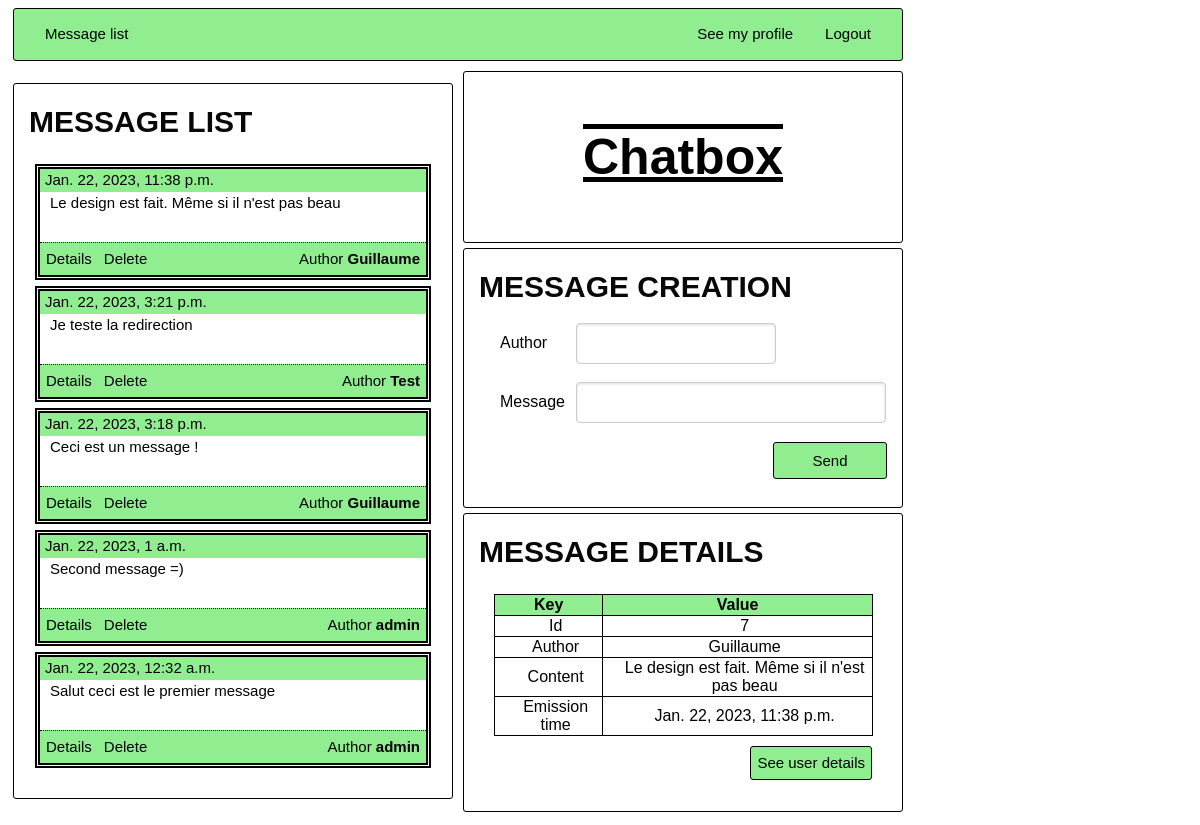
The page /message-app/message/7/details on the database its author committed.
### message_app/models.py (models this page shows, shortened)
class Message(models.Model):
    content = models.CharField(max_length=200)
    emission_time = models.DateTimeField('emission time', null = True)
    author = models.CharField(max_length=200)

### message_app/views.py (the view)
# urls.py: path('message/<int:message_id>/details', views.get_message_details, name='message_details'),
def get_message_details(request, message_id):
    message = MessageRepository.get_message(message_id)
    return index(request, message)

### message_app/forms.py (shortened to what this page needs)
class MessageCreationForm(forms.Form):
    author = forms.CharField(required=True, max_length=200, widget=forms.TextInput(attrs={'class':'short'}))
    content = forms.CharField(required=True, max_length=200)

### message_app/repository.py (called while the page is built)
    def get_messages():
        return Message.objects.order_by('-emission_time')

    def get_message(message_id):
        return get_object_or_404(Message, pk = message_id)

### message_app/views.py (called while the page is built)
def index(request, message = MessageRepository.get_last_message()):
    messages = MessageRepository.get_messages()
    form = MessageCreationForm()
    return render(request, 'index.html', {'messages': messages, 'form': form, 'user_id': "admin", "message": message})

### message_app/templates/index.html
{% load static %}
<link rel="stylesheet" href="{% static 'style.css' %}">
<link rel="stylesheet" href="{% static 'message.css' %}">
 <div id='header' class="module_main">{% include "header.html" %}</div>
 <div class="box">
    <div class="box_left">
        <div class="module_main">
            {% include "messages.html" %}
        </div>
    </div>
    <div class="box_right">
        <div class="app_brand module_main">
            <h1>Chatbox</h1>
        </div>
        {% if form %}
        <div class="module_main">
            {% include "message_form.html" %}
        </div>
        {% endif %}
        {% if message %}
        <div class="module_main">
            {% include "message_details.html" %}
        </div>
        {% endif %}
    </div>
</div>

### message_app/templates/messages.html
{% load static %}
<link rel="stylesheet" href="{% static 'style.css' %}">
<link rel="stylesheet" href="{% static 'message.css' %}">
<h2 class="sub_title">Message list</h2>
<ul class="messageUl">
    {% for message in messages %}
        <li class="message">
            <div class="time">{{ message.emission_time }} </div>
            <div class="messageContent">{{ message.content }}</div>
            <ul div class="lowerButton">
                <li><a href="{% url 'message_app:message_details' message.id %}">Details</a></li>
                <li><a href="{% url 'message_app:delete' message.id %}">Delete</a></li>
                <li style="float:right"><a href="{% url 'login_app:user_details' message.author %}">Author <b>{{ message.author }} </b></a></li>
            </ul>
        </li>
    {% endfor %}
</ul>

### message_app/templates/message_details.html
{% load static %}
<link rel="stylesheet" href="{% static 'style.css' %}">
<link rel="stylesheet" href="{% static 'detail.css' %}">
<div id="detail_module">
    <h2 class="sub_title">Message details</h2>
    <div class="details">
        <table class="details_table">
            <th class="details_th">Key</th>
            <th class="details_th">Value</th>
            <tr class="details_tr">
                <td class="details_td">Id</td>
                <td class="details_td">{{ message.id }}</td>
            </tr>
            <tr class="details_tr">
                <td class="details_td">Author</td>
                <td class="details_td"> {{ message.author }}</td>
            </tr>
            <tr class="details_tr">
                <td class="details_td">Content</td>
                <td class="details_td">{{ message.content }}</td>
            </tr>
            <tr class="details_tr">
                <td class="details_td">Emission time</td>
                <td class="details_td">{{ message.emission_time }}</td>
            </tr>
        </table>
        <div class="bottom_row">
            <a class="right_button back_button" href="{% url 'login_app:user_details' message.author %}">See user details</a>
        </div>
    </div>
</div>

### message_app/static/style.css (style rules this page uses)
h2 { position: relative; padding: 0; margin: 0; font-family: "Raleway", sans-serif; font-weight: 600; font-size: 35px; color: #080808; }
h2.sub_title { font-style: normal; text-align: left; text-transform: uppercase; padding-bottom: 5px; margin-top: 0px; font-size: 30px; }
.module_main { border: 1px solid black; border-radius: 3px; padding: 15px; margin: 5px; }
.back_button { display: inline-block; color:black; border: 1px solid black; list-style-type: none; margin: 0; padding: 0; overflow: hidden; background-color: lightgreen; padding: 5px 6px; text-decoration: none; border-radius: 3px; }
.bottom_row { padding-top: 10px; padding-bottom: 10px; height: 40px; }
.right_button { float: right; }
.app_brand { font-family: "Raleway", sans-serif; font-size: 25px; height: 140px; text-align: center; text-decoration: underline overline black; }

### message_app/static/message.css (style rules this page uses)
li.message { border: thick double black; margin: 6px; }
.time { background-color: lightgreen; padding-left: 5px; }
.messageContent { height: 50px; padding-left: 10px; }
.messageUl { list-style-type: none; padding-left: 0px; }
ul.lowerButton { border-top: 1px dotted black; list-style-type: none; margin: 0; padding: 0; overflow: hidden; background-color: lightgreen; }
ul.lowerButton li { float: left; padding: 5px 6px; }
ul.lowerButton li a { display: inline-block; text-align: center; text-decoration: none; color: black; }

### message_app/static/header.css (style rules this page uses)
#header { padding-top: 0px; padding-bottom: 0px; background-color: lightgreen; }
ul { display: block; list-style-type: disc; margin-block-start: 1em; margin-block-end: 1em; margin-inline-start: 0px; margin-inline-end: 0px; padding-inline-start: 40px; }
li { display: list-item; text-align: -webkit-match-parent; }
*, *:before, *:after { box-sizing: inherit; }

### message_app/static/form.css (style rules this page uses)
input[type=text] { width: 100%; margin: 8px 0; display: inline-block; border: 1px solid #ccc; box-shadow: inset 0 1px 3px #ddd; border-radius: 4px; -webkit-box-sizing: border-box; -moz-box-sizing: border-box; box-sizing: border-box; padding-left: 20px; padding-right: 20px; padding-top: 12px; padding-bottom: 12px; }
input.short { width: 15em; }
table { width: 100%; border-collapse: collapse; }
.box { display: flex; align-items: center; justify-content: center; }
.box_left { width: 50%; }
.box_right { width: 50%; }

### message_app/static/detail.css (style rules this page uses)
table { width: 100%; border-collapse: collapse; }
#detail_module { padding-bottom: 0px; }
.details { margin-top: 15px; margin-left: 15px; margin-right: 15px; }
.details_td { text-align: center; padding-left: 15px; }
th { background-color: lightgreen; }
.details_table, .details_th, .details_td { border: 1px solid black; }

### rows shown on the page
Message: emission_time "Jan. 22, 2023, 11:38 p.m.", content "Le design est fait. Même si il n'est pas beau", author "Guillaume", id "7"
Message: emission_time "Jan. 22, 2023, 3:21 p.m.", content "Je teste la redirection", author "Test"
Message: emission_time "Jan. 22, 2023, 3:18 p.m.", content "Ceci est un message !", author "Guillaume"
Message: emission_time "Jan. 22, 2023, 1 a.m.", content "Second message =)", author "admin"
Message: emission_time "Jan. 22, 2023, 12:32 a.m.", content "Salut ceci est le premier message", author "admin"
